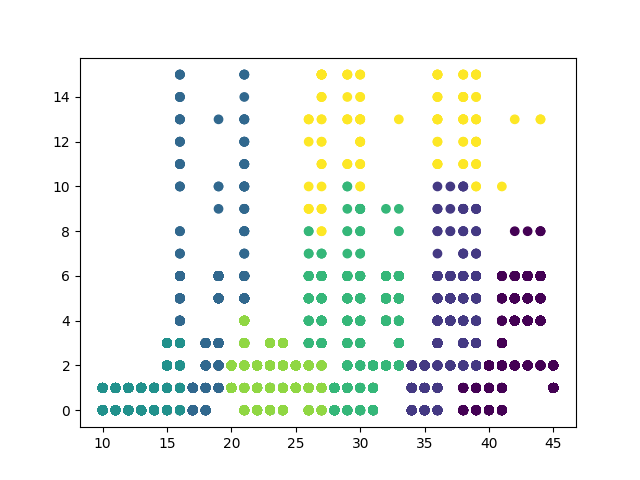

Reproduce this figure in Python.
#	Agglomerative Algorithm for Clustering
#		Group 05 - ESD15I018, MFD15I014, CED15I031

""" Outline :  """

import numpy
import csv
from matplotlib import pyplot
from sklearn.cluster import AgglomerativeClustering

dataAttributes = []

Attributes = {
	"0": {},	# Gender
	"1": {},	# age
	"2": {},	# Number of cigarettes per day
}

# age and smoking hour in night
entityIndex = [1,2]

# Loading Data
print ("Data Loading Started"), 
with open ('../../Dataset/Generated Data Set/number of cigarettes per day.csv') as csvdata: 
	readCSV = csv.reader (csvdata, delimiter=',')
	next (readCSV)	# Skipping Header content
	for row in readCSV: 
		for i in entityIndex: 
			if (row[i] in Attributes[str (i)]) == False: 
				Attributes[str (i)][row[i]] = len (Attributes[str (i)].keys())
		datarow = []
		try: 
			for i in entityIndex: 
				datarow.append (Attributes[str (i)][row[i]])
			dataAttributes.append (numpy.asarray (datarow))
		except ValueError: 
			pass
feats = ["Age","Number of Cigarettes per Day"]

print ("Features: ", feats)

print ("Done Loading Data\n")

# seperating test and training data
dataAttributes = numpy.asarray (dataAttributes)

print ("Agglomerative Clustering Started")
linkage = "ward" # ward minimizes the variance of the clusters being merged
AggCluster = AgglomerativeClustering (linkage = linkage, n_clusters = 7).fit (dataAttributes)
print ("Agglomerative Clustering Finished\n")

pyplot.scatter (dataAttributes.T[0] + 10, dataAttributes.T[1], c = AggCluster.labels_)
pyplot.show ()
